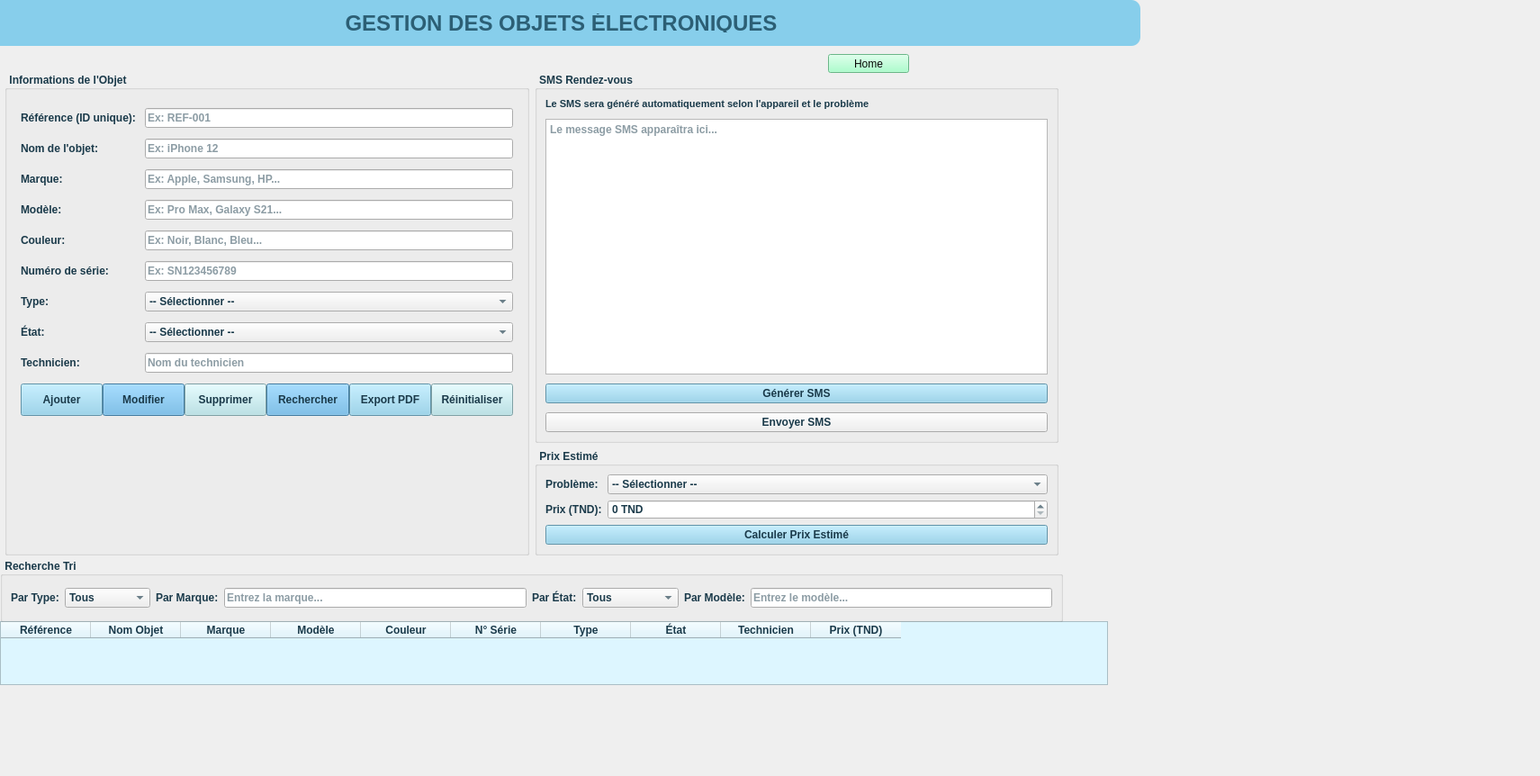
<?xml version="1.0" encoding="UTF-8"?>
<ui version="4.0">
 <class>gestionobjetelectronique</class>
 <widget class="QWidget" name="gestionobjetelectronique">
  <property name="geometry">
   <rect>
    <x>0</x>
    <y>0</y>
    <width>1711</width>
    <height>862</height>
   </rect>
  </property>
  <property name="windowTitle">
   <string>Form</string>
  </property>
  <widget class="QStackedWidget" name="stackedWidget">
   <property name="geometry">
    <rect>
     <x>0</x>
     <y>-30</y>
     <width>1335</width>
     <height>811</height>
    </rect>
   </property>
   <widget class="QWidget" name="page_19">
    <widget class="QLabel" name="labelTitre">
     <property name="geometry">
      <rect>
       <x>-20</x>
       <y>30</y>
       <width>1287</width>
       <height>51</height>
      </rect>
     </property>
     <property name="styleSheet">
      <string notr="true">font-size: 24px; font-weight: bold; color: #2C5F75; padding: 15px; background-color: #87CEEB; border-radius: 10px;</string>
     </property>
     <property name="text">
      <string>GESTION DES OBJETS ÉLECTRONIQUES</string>
     </property>
     <property name="alignment">
      <set>Qt::AlignmentFlag::AlignCenter</set>
     </property>
    </widget>
    <widget class="QTableWidget" name="tableWidget">
     <property name="geometry">
      <rect>
       <x>0</x>
       <y>720</y>
       <width>1231</width>
       <height>71</height>
      </rect>
     </property>
     <property name="styleSheet">
      <string notr="true">color: #1A3A4A; font-weight: bold; background-color: #DDF6FF; gridline-color: #87CEEB; alternate-background-color: #E0F6FF;</string>
     </property>
     <property name="alternatingRowColors">
      <bool>true</bool>
     </property>
     <property name="selectionBehavior">
      <enum>QAbstractItemView::SelectionBehavior::SelectRows</enum>
     </property>
     <column>
      <property name="text">
       <string>Référence</string>
      </property>
     </column>
     <column>
      <property name="text">
       <string>Nom Objet</string>
      </property>
     </column>
     <column>
      <property name="text">
       <string>Marque</string>
      </property>
     </column>
     <column>
      <property name="text">
       <string>Modèle</string>
      </property>
     </column>
     <column>
      <property name="text">
       <string>Couleur</string>
      </property>
     </column>
     <column>
      <property name="text">
       <string>N° Série</string>
      </property>
     </column>
     <column>
      <property name="text">
       <string>Type</string>
      </property>
     </column>
     <column>
      <property name="text">
       <string>État</string>
      </property>
     </column>
     <column>
      <property name="text">
       <string>Technicien</string>
      </property>
     </column>
     <column>
      <property name="text">
       <string>Prix (TND)</string>
      </property>
     </column>
    </widget>
    <widget class="QWidget" name="layoutWidget_2">
     <property name="geometry">
      <rect>
       <x>5</x>
       <y>110</y>
       <width>1171</width>
       <height>537</height>
      </rect>
     </property>
     <layout class="QHBoxLayout" name="horizontalLayout_17">
      <item>
       <widget class="QGroupBox" name="groupBoxAjout_6">
        <property name="styleSheet">
         <string notr="true">font-weight: bold; color: #1A3A4A;</string>
        </property>
        <property name="title">
         <string> Informations de l'Objet </string>
        </property>
        <layout class="QFormLayout" name="formLayout_11">
         <property name="horizontalSpacing">
          <number>10</number>
         </property>
         <property name="verticalSpacing">
          <number>12</number>
         </property>
         <property name="leftMargin">
          <number>15</number>
         </property>
         <property name="topMargin">
          <number>20</number>
         </property>
         <property name="rightMargin">
          <number>15</number>
         </property>
         <property name="bottomMargin">
          <number>15</number>
         </property>
         <item row="0" column="0">
          <widget class="QLabel" name="labelReference_6">
           <property name="styleSheet">
            <string notr="true">color: #1A3A4A; font-weight: bold;</string>
           </property>
           <property name="text">
            <string>Référence (ID unique):</string>
           </property>
          </widget>
         </item>
         <item row="0" column="1">
          <widget class="QLineEdit" name="lineEditReference_6">
           <property name="placeholderText">
            <string>Ex: REF-001</string>
           </property>
          </widget>
         </item>
         <item row="1" column="0">
          <widget class="QLabel" name="labelNomObjet_6">
           <property name="styleSheet">
            <string notr="true">color: #1A3A4A; font-weight: bold;</string>
           </property>
           <property name="text">
            <string>Nom de l'objet:</string>
           </property>
          </widget>
         </item>
         <item row="1" column="1">
          <widget class="QLineEdit" name="lineEditNomObjet_6">
           <property name="placeholderText">
            <string>Ex: iPhone 12</string>
           </property>
          </widget>
         </item>
         <item row="2" column="0">
          <widget class="QLabel" name="labelMarque_6">
           <property name="styleSheet">
            <string notr="true">color: #1A3A4A; font-weight: bold;</string>
           </property>
           <property name="text">
            <string>Marque:</string>
           </property>
          </widget>
         </item>
         <item row="2" column="1">
          <widget class="QLineEdit" name="lineEditMarque_6">
           <property name="placeholderText">
            <string>Ex: Apple, Samsung, HP...</string>
           </property>
          </widget>
         </item>
         <item row="3" column="0">
          <widget class="QLabel" name="labelModele_6">
           <property name="styleSheet">
            <string notr="true">color: #1A3A4A; font-weight: bold;</string>
           </property>
           <property name="text">
            <string>Modèle:</string>
           </property>
          </widget>
         </item>
         <item row="3" column="1">
          <widget class="QLineEdit" name="lineEditModele_6">
           <property name="placeholderText">
            <string>Ex: Pro Max, Galaxy S21...</string>
           </property>
          </widget>
         </item>
         <item row="4" column="0">
          <widget class="QLabel" name="labelCouleur_6">
           <property name="styleSheet">
            <string notr="true">color: #1A3A4A; font-weight: bold;</string>
           </property>
           <property name="text">
            <string>Couleur:</string>
           </property>
          </widget>
         </item>
         <item row="4" column="1">
          <widget class="QLineEdit" name="lineEditCouleur_6">
           <property name="placeholderText">
            <string>Ex: Noir, Blanc, Bleu...</string>
           </property>
          </widget>
         </item>
         <item row="5" column="0">
          <widget class="QLabel" name="labelNumeroSerie_6">
           <property name="styleSheet">
            <string notr="true">color: #1A3A4A; font-weight: bold;</string>
           </property>
           <property name="text">
            <string>Numéro de série:</string>
           </property>
          </widget>
         </item>
         <item row="5" column="1">
          <widget class="QLineEdit" name="lineEditNumeroSerie_6">
           <property name="placeholderText">
            <string>Ex: SN123456789</string>
           </property>
          </widget>
         </item>
         <item row="6" column="0">
          <widget class="QLabel" name="labelType_6">
           <property name="styleSheet">
            <string notr="true">color: #1A3A4A; font-weight: bold;</string>
           </property>
           <property name="text">
            <string>Type:</string>
           </property>
          </widget>
         </item>
         <item row="6" column="1">
          <widget class="QComboBox" name="comboBoxType_6">
           <item>
            <property name="text">
             <string>-- Sélectionner --</string>
            </property>
           </item>
           <item>
            <property name="text">
             <string>PC</string>
            </property>
           </item>
           <item>
            <property name="text">
             <string>Téléphone</string>
            </property>
           </item>
           <item>
            <property name="text">
             <string>Imprimante</string>
            </property>
           </item>
           <item>
            <property name="text">
             <string>Tablette</string>
            </property>
           </item>
           <item>
            <property name="text">
             <string>Autre</string>
            </property>
           </item>
          </widget>
         </item>
         <item row="7" column="0">
          <widget class="QLabel" name="labelEtat_6">
           <property name="styleSheet">
            <string notr="true">color: #1A3A4A; font-weight: bold;</string>
           </property>
           <property name="text">
            <string>État:</string>
           </property>
          </widget>
         </item>
         <item row="7" column="1">
          <widget class="QComboBox" name="comboBoxEtat_6">
           <item>
            <property name="text">
             <string>-- Sélectionner --</string>
            </property>
           </item>
           <item>
            <property name="text">
             <string>En panne</string>
            </property>
           </item>
           <item>
            <property name="text">
             <string>En réparation</string>
            </property>
           </item>
           <item>
            <property name="text">
             <string>Réparé</string>
            </property>
           </item>
           <item>
            <property name="text">
             <string>En attente de pièces</string>
            </property>
           </item>
          </widget>
         </item>
         <item row="8" column="0">
          <widget class="QLabel" name="labelTechnicien_6">
           <property name="styleSheet">
            <string notr="true">color: #1A3A4A; font-weight: bold;</string>
           </property>
           <property name="text">
            <string>Technicien:</string>
           </property>
          </widget>
         </item>
         <item row="8" column="1">
          <widget class="QLineEdit" name="lineEditTechnicien_6">
           <property name="placeholderText">
            <string>Nom du technicien</string>
           </property>
          </widget>
         </item>
         <item row="10" column="0" colspan="2">
          <layout class="QHBoxLayout" name="horizontalLayout_16">
           <item>
            <widget class="QPushButton" name="btnAjouter_6">
             <property name="styleSheet">
              <string notr="true">background-color: #87CEEB; padding: 10px; color: #1A3A4A; font-weight: bold;</string>
             </property>
             <property name="text">
              <string>Ajouter</string>
             </property>
            </widget>
           </item>
           <item>
            <widget class="QPushButton" name="btnModifier_6">
             <property name="styleSheet">
              <string notr="true">padding: 10px; background-color: #5DADE2; color: #1A3A4A; font-weight: bold;</string>
             </property>
             <property name="text">
              <string>Modifier</string>
             </property>
            </widget>
           </item>
           <item>
            <widget class="QPushButton" name="btnSupprimer_6">
             <property name="styleSheet">
              <string notr="true">background-color: #B0E0E6; padding: 10px; color: #1A3A4A; font-weight: bold;</string>
             </property>
             <property name="text">
              <string>Supprimer</string>
             </property>
            </widget>
           </item>
           <item>
            <widget class="QPushButton" name="btnRechercher_6">
             <property name="styleSheet">
              <string notr="true">padding: 10px; background-color: #5DADE2; color: #1A3A4A; font-weight: bold;</string>
             </property>
             <property name="text">
              <string>Rechercher</string>
             </property>
            </widget>
           </item>
           <item>
            <widget class="QPushButton" name="btnExportPDF_6">
             <property name="styleSheet">
              <string notr="true">background-color: #87CEEB; padding: 10px; color: #1A3A4A; font-weight: bold;</string>
             </property>
             <property name="text">
              <string>Export PDF</string>
             </property>
            </widget>
           </item>
           <item>
            <widget class="QPushButton" name="btnReinitialiser_6">
             <property name="styleSheet">
              <string notr="true">background-color: #B0E0E6; padding: 10px; color: #1A3A4A; font-weight: bold;</string>
             </property>
             <property name="text">
              <string>Réinitialiser</string>
             </property>
            </widget>
           </item>
          </layout>
         </item>
        </layout>
       </widget>
      </item>
      <item>
       <layout class="QVBoxLayout" name="verticalLayout_17">
        <item>
         <widget class="QGroupBox" name="groupBoxSMS_6">
          <property name="styleSheet">
           <string notr="true">font-weight: bold; color: #1A3A4A;</string>
          </property>
          <property name="title">
           <string> SMS Rendez-vous </string>
          </property>
          <layout class="QVBoxLayout" name="verticalLayout_18">
           <property name="spacing">
            <number>10</number>
           </property>
           <item>
            <widget class="QLabel" name="labelInfoSMS_6">
             <property name="styleSheet">
              <string notr="true">font-size: 11px; color: #1A3A4A; font-weight: bold;</string>
             </property>
             <property name="text">
              <string>Le SMS sera généré automatiquement selon l'appareil et le problème</string>
             </property>
             <property name="wordWrap">
              <bool>true</bool>
             </property>
            </widget>
           </item>
           <item>
            <widget class="QTextEdit" name="textEditSMS_6">
             <property name="placeholderText">
              <string>Le message SMS apparaîtra ici...</string>
             </property>
            </widget>
           </item>
           <item>
            <widget class="QPushButton" name="btnGenererSMS_6">
             <property name="styleSheet">
              <string notr="true">background-color: #87CEEB; color: #1A3A4A; font-weight: bold;</string>
             </property>
             <property name="text">
              <string>Générer SMS</string>
             </property>
            </widget>
           </item>
           <item>
            <widget class="QPushButton" name="btnEnvoyerSMS_6">
             <property name="styleSheet">
              <string notr="true">color: #1A3A4A; font-weight: bold;</string>
             </property>
             <property name="text">
              <string>Envoyer SMS</string>
             </property>
            </widget>
           </item>
          </layout>
         </widget>
        </item>
        <item>
         <widget class="QGroupBox" name="groupBoxPrix_6">
          <property name="styleSheet">
           <string notr="true">font-weight: bold; color: #1A3A4A;</string>
          </property>
          <property name="title">
           <string> Prix Estimé </string>
          </property>
          <layout class="QVBoxLayout" name="verticalLayout_19">
           <item>
            <layout class="QFormLayout" name="formLayout_12">
             <item row="0" column="0">
              <widget class="QLabel" name="labelProbleme_6">
               <property name="styleSheet">
                <string notr="true">color: #1A3A4A; font-weight: bold;</string>
               </property>
               <property name="text">
                <string>Problème:</string>
               </property>
              </widget>
             </item>
             <item row="0" column="1">
              <widget class="QComboBox" name="comboBoxProbleme_6">
               <item>
                <property name="text">
                 <string>-- Sélectionner --</string>
                </property>
               </item>
               <item>
                <property name="text">
                 <string>Écran cassé</string>
                </property>
               </item>
               <item>
                <property name="text">
                 <string>Batterie défectueuse</string>
                </property>
               </item>
               <item>
                <property name="text">
                 <string>Problème logiciel</string>
                </property>
               </item>
               <item>
                <property name="text">
                 <string>Ne s'allume pas</string>
                </property>
               </item>
               <item>
                <property name="text">
                 <string>Problème de charge</string>
                </property>
               </item>
               <item>
                <property name="text">
                 <string>Autre</string>
                </property>
               </item>
              </widget>
             </item>
             <item row="1" column="0">
              <widget class="QLabel" name="labelPrixEstime_6">
               <property name="styleSheet">
                <string notr="true">color: #1A3A4A; font-weight: bold;</string>
               </property>
               <property name="text">
                <string>Prix (TND):</string>
               </property>
              </widget>
             </item>
             <item row="1" column="1">
              <widget class="QSpinBox" name="spinBoxPrix_6">
               <property name="suffix">
                <string> TND</string>
               </property>
               <property name="maximum">
                <number>10000</number>
               </property>
              </widget>
             </item>
            </layout>
           </item>
           <item>
            <widget class="QPushButton" name="btnCalculerPrix_6">
             <property name="styleSheet">
              <string notr="true">background-color: #87CEEB; color: #1A3A4A; font-weight: bold;</string>
             </property>
             <property name="text">
              <string>Calculer Prix Estimé</string>
             </property>
            </widget>
           </item>
          </layout>
         </widget>
        </item>
       </layout>
      </item>
     </layout>
    </widget>
    <widget class="QGroupBox" name="groupBoxRecherche">
     <property name="geometry">
      <rect>
       <x>0</x>
       <y>650</y>
       <width>1181</width>
       <height>71</height>
      </rect>
     </property>
     <property name="styleSheet">
      <string notr="true">font-weight: bold; color: #1A3A4A;</string>
     </property>
     <property name="title">
      <string> Recherche Tri </string>
     </property>
     <layout class="QHBoxLayout" name="horizontalLayout_18">
      <item>
       <widget class="QLabel" name="labelRechercheType_6">
        <property name="styleSheet">
         <string notr="true">color: #1A3A4A; font-weight: bold;</string>
        </property>
        <property name="text">
         <string>Par Type:</string>
        </property>
       </widget>
      </item>
      <item>
       <widget class="QComboBox" name="comboBoxRechercheType_6">
        <item>
         <property name="text">
          <string>Tous</string>
         </property>
        </item>
        <item>
         <property name="text">
          <string>PC</string>
         </property>
        </item>
        <item>
         <property name="text">
          <string>Téléphone</string>
         </property>
        </item>
        <item>
         <property name="text">
          <string>Imprimante</string>
         </property>
        </item>
       </widget>
      </item>
      <item>
       <widget class="QLabel" name="labelRechercheMarque_6">
        <property name="styleSheet">
         <string notr="true">color: #1A3A4A; font-weight: bold;</string>
        </property>
        <property name="text">
         <string>Par Marque:</string>
        </property>
       </widget>
      </item>
      <item>
       <widget class="QLineEdit" name="lineEditRechercheMarque_6">
        <property name="placeholderText">
         <string>Entrez la marque...</string>
        </property>
       </widget>
      </item>
      <item>
       <widget class="QLabel" name="labelRechercheEtat_6">
        <property name="styleSheet">
         <string notr="true">color: #1A3A4A; font-weight: bold;</string>
        </property>
        <property name="text">
         <string>Par État:</string>
        </property>
       </widget>
      </item>
      <item>
       <widget class="QComboBox" name="comboBoxRechercheEtat_6">
        <item>
         <property name="text">
          <string>Tous</string>
         </property>
        </item>
        <item>
         <property name="text">
          <string>En panne</string>
         </property>
        </item>
        <item>
         <property name="text">
          <string>En réparation</string>
         </property>
        </item>
        <item>
         <property name="text">
          <string>Réparé</string>
         </property>
        </item>
       </widget>
      </item>
      <item>
       <widget class="QLabel" name="labelRechercheModele_6">
        <property name="styleSheet">
         <string notr="true">color: #1A3A4A; font-weight: bold;</string>
        </property>
        <property name="text">
         <string>Par Modèle:</string>
        </property>
       </widget>
      </item>
      <item>
       <widget class="QLineEdit" name="lineEditRechercheModele_6">
        <property name="placeholderText">
         <string>Entrez le modèle...</string>
        </property>
       </widget>
      </item>
     </layout>
    </widget>
    <widget class="QPushButton" name="pushButton">
     <property name="geometry">
      <rect>
       <x>920</x>
       <y>90</y>
       <width>90</width>
       <height>21</height>
      </rect>
     </property>
     <property name="styleSheet">
      <string notr="true">background-color: rgb(148, 255, 191);
color: rgb(7, 7, 7);</string>
     </property>
     <property name="text">
      <string>Home</string>
     </property>
    </widget>
   </widget>
   <widget class="QWidget" name="page_20"/>
  </widget>
 </widget>
 <resources/>
 <connections/>
</ui>
